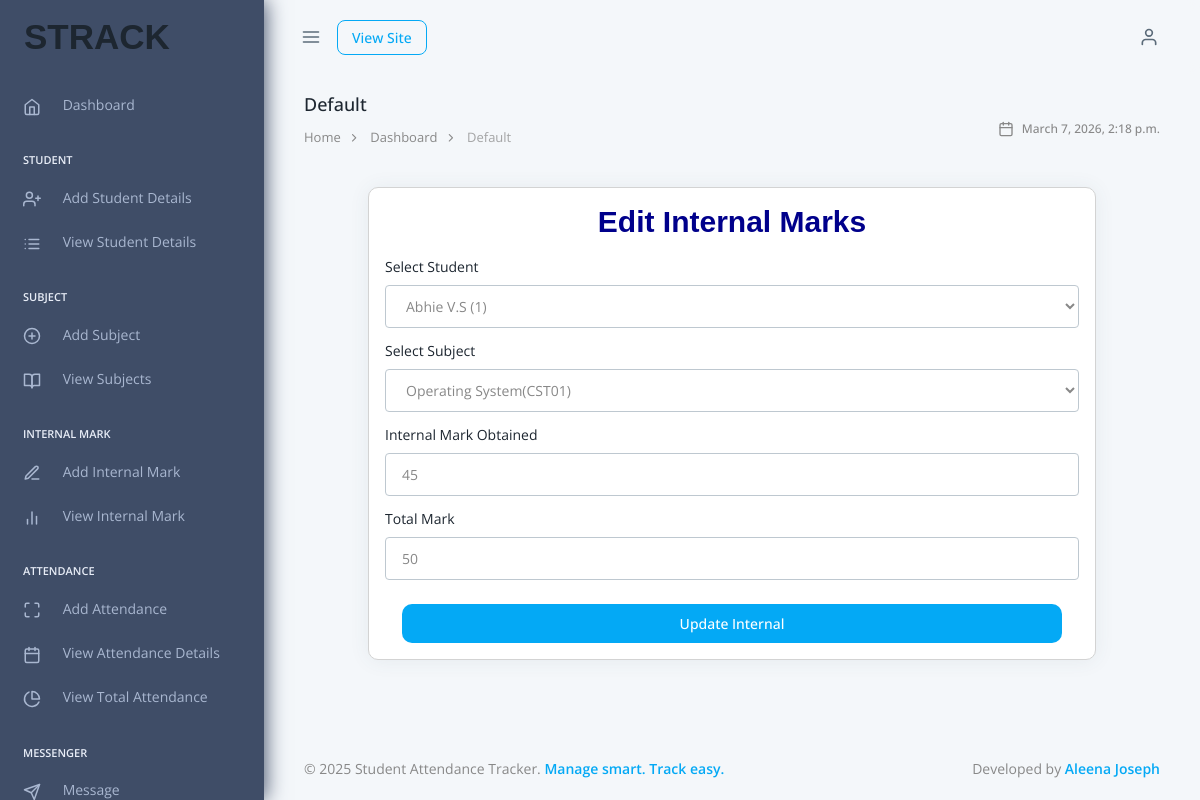
The app's page /Editinternalpage/1/ with its own data.
### TeacherApp/models.py (models this page shows, shortened)
class Internalmarkdb(models.Model):
    Student = models.ForeignKey(Studentdb, on_delete=models.CASCADE)
    Subject = models.ForeignKey(Subjectdb, on_delete=models.CASCADE)
    Internalmark = models.IntegerField(null=False, blank=False)
    Totalmark = models.IntegerField(null=False, blank=False, default=50)

class Studentdb(models.Model):
    Student_name = models.CharField(max_length=30)
    Student_rollno = models.IntegerField()
    Student_regid = models.CharField(max_length=30, unique=True)
    Student_batch = models.CharField(max_length=30)
    Student_sem = models.CharField(max_length=30)
    Student_duration = models.CharField(max_length=30)
    Student_email = models.EmailField(unique=True)
    Student_phone = models.IntegerField(unique=True)
    Student_prof = models.ImageField(upload_to="Student Profile Image")
    Student_password = models.CharField(max_length=10)
    Student_confirm = models.CharField(max_length=10)
    class Meta:
        ordering = ['Student_rollno']

class Subjectdb(models.Model):
    Subject_name = models.CharField(max_length=30,unique=True)
    Subject_code = models.CharField(max_length=30, unique=True)
    Subject_teacher = models.CharField(max_length=30)
    Subject_sem = models.CharField(max_length=30)
    Subject_dep = models.CharField(max_length=30)

### TeacherApp/views.py (the view)
# urls.py: path('Editinternalpage/<int:i_id>/', views.Editinternalpage, name="Editinternalpage"),
def Editinternalpage(request, i_id):
    date = datetime.datetime.now()
    student = Studentdb.objects.all()
    subject = Subjectdb.objects.all()
    internal = Internalmarkdb.objects.get(id=i_id)
    return render(request, "editinternal.html",
                  {'student': student, 'subject': subject, 'internal': internal, 'date': date})

### TeacherApp/templates/editinternal.html (shortened to what this page needs)
{% extends 'index.html' %}
{% load static %}
{% block content %}
<div class="container mt-5">
    <div class="row justify-content-center">
        <div class="col-md-6">
            <div class="card shadow-lg p-4" style="border:1px solid lightgrey; border-radius:10px;">
                <h3 class="text-center mb-4"
                    style="font-size:30px; font-family:Arial; font-weight:bold; color:darkblue;">Edit Internal
                    Marks</h3>
                <form method="POST" action="{% url 'Updateinternal' i_id=internal.id %}" name="myform" onsubmit="return Validations()">
                    <div class="mb-3">
                        <label class="form-label">Select Student</label>
                        <select name="student" class="form-control" required onchange="Validatestudent()">
                            {% for i in student %}
                            <option value="{{ i.id }}" {% if i.id == internal.Student.id %}selected{% endif %}> {{ i.Student_name }} ({{ i.Student_rollno }})
                            </option>
                            {% endfor %}
                        </select>
                    </div>
                    <div class="mb-3">
                        <label class="form-label">Select Subject</label>
                        <select name="subject" class="form-control" required onchange="Validatesub()">
                            {% for i in subject %}
                            <option value="{{ i.id }}" {% if i.id == internal.Subject.id %}selected{% endif %}>
                                {{i.Subject_name}}({{i.Subject_code}})
                            </option>
                            {% endfor %}
                        </select>
                    </div>
                    <div class="mb-3">
                        <label class="form-label">Internal Mark Obtained</label>
                        <input type="text" name="internalmark"  placeholder="Enter marks obtained"
                               class="form-control" required value="{{internal.Internalmark}}" onkeyup="Validateinternal()">
                    </div>
                    <div class="mb-3">
                        <label class="form-label">Total Mark</label>
                        <input type="text" name="totalmark"  placeholder="Enter total marks"
                               class="form-control" required value="{{internal.Totalmark}}" onkeyup="Validatetotal()">
                    </div>
                    <div class="text-center">
                        <button type="submit" class="btn btn-primary mt-3" style="width:95%; border-radius:10px;">Update
                            Internal
                        </button>
                    </div>
                </form>
            </div>
        </div>
    </div>
</div>
{% endblock %}

### records on screen
Internalmarkdb: student "Abhie V.S (1)", subject "Operating System(CST01)", internalmark "45", totalmark "50"
